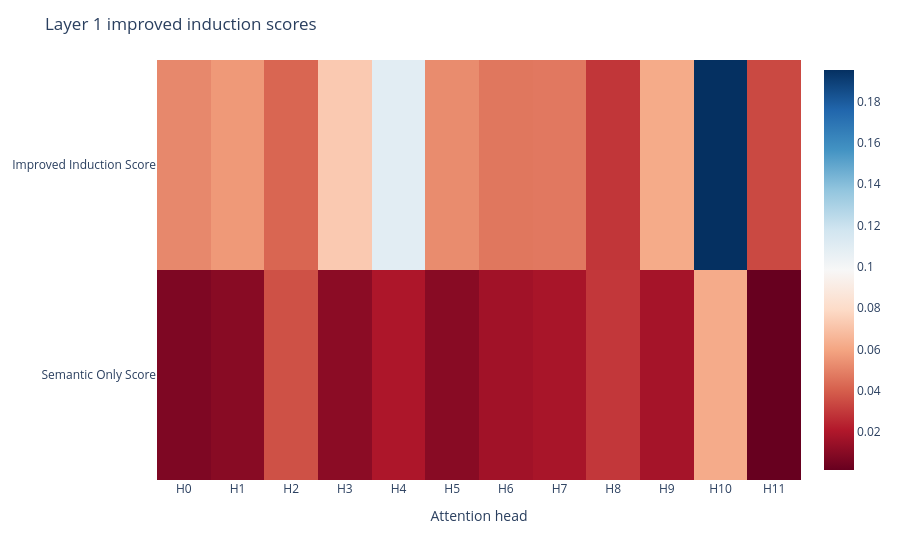

The notebook cell saved with this chart:
### Code cell
layer_1_improved_scores = torch.stack(
    [improved_scores.combined, improved_scores.semantic_only]
)
imshow(
    layer_1_improved_scores,
    "Layer 1 improved induction scores",
    x_labels=[f"H{head}" for head in range(toy.cfg.n_heads)],
    y_labels=["Improved Induction Score", "Semantic Only Score"],
    xaxis_title="Attention head",
)

### Figure 1 — Plotly figure (JSON) as saved in the notebook; plotly's stock layout.template omitted (floating-point values rounded to 4 significant figures)
{"data": [{"coloraxis": "coloraxis", "hovertemplate": "x: %{x}<br>y: %{y}<br>color: %{z}<extra></extra>", "name": "0", "type": "heatmap", "xaxis": "x", "yaxis": "y", "z": [[0.05156, 0.05619, 0.04202, 0.07275, 0.1089, 0.05254, 0.04668, 0.04714, 0.02912, 0.06168, 0.1952, 0.03405], [0.007534, 0.01012, 0.03618, 0.011, 0.01956, 0.01017, 0.0165, 0.01848, 0.0294, 0.01756, 0.06179, 0.001601]]}], "layout": {"coloraxis": {"autocolorscale": false, "colorscale": [[0, "rgb(103,0,31)"], [0.1, "rgb(178,24,43)"], [0.2, "rgb(214,96,77)"], [0.3, "rgb(244,165,130)"], [0.4, "rgb(253,219,199)"], [0.5, "rgb(247,247,247)"], [0.6, "rgb(209,229,240)"], [0.7, "rgb(146,197,222)"], [0.8, "rgb(67,147,195)"], [0.9, "rgb(33,102,172)"], [1, "rgb(5,48,97)"]]}, "margin": {"t": 60}, "title": {"text": "Layer 1 improved induction scores"}, "xaxis": {"anchor": "y", "domain": [0, 1], "tickmode": "array", "ticktext": ["H0", "H1", "H2", "H3", "H4", "H5", "H6", "H7", "H8", "H9", "H10", "H11"], "tickvals": [0, 1, 2, 3, 4, 5, 6, 7, 8, 9, 10, 11], "title": {"text": "Attention head"}}, "yaxis": {"anchor": "x", "autorange": "reversed", "domain": [0, 1], "tickmode": "array", "ticktext": ["Improved Induction Score", "Semantic Only Score"], "tickvals": [0, 1]}}}
